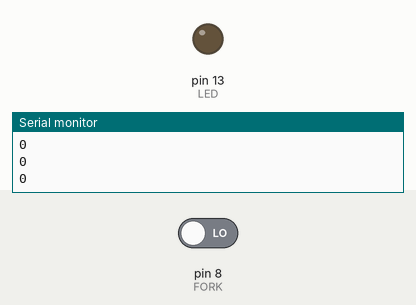
This sketch was run on a simulated Arduino Uno, built with avr-gcc and run on an emulated ATmega328P. Parts: output pins drawn as LEDs (lit = HIGH), the last lines printed to the serial monitor. The inputs (shaded band) are chosen by the test bench; at power-on: pin 8 (FORK) LOW.

Above: at 1.2 s.
1.3 s: pin 8 (FORK) driven HIGH
At 2.0 s:
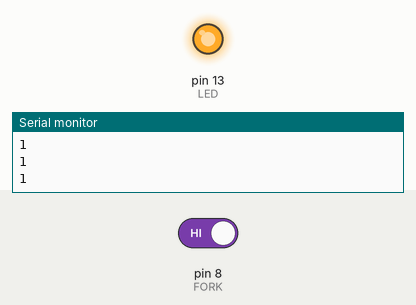
2.8 s: pin 8 (FORK) driven LOW
At 3.3 s:
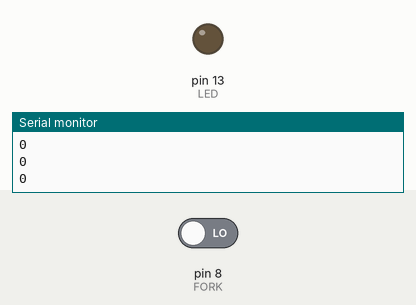
Timing chart, 0 to 5.8 s (numbered marks = the images above; inputs shaded):
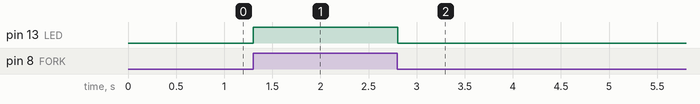

The sketch:

fork_2.ino
```cpp
/*
 * This sketch is a test meant to work with 1
 * IR fork switch GP1A58HRJ00F.
 */

const int FORK = 8;
const int  LED = 13;

void setup()
{
  Serial.begin(9600);

  // turn off this annoying LED
  pinMode(13, OUTPUT);
  digitalWrite(13, LOW);
  pinMode(FORK, INPUT);
}

void loop()
{
  int value = digitalRead(FORK);
  digitalWrite(LED, value);
  Serial.print(value);Serial.println();
  delay(10);
}
```

Measured:
- after the input at 1.3 s, pin 13 (LED): LOW → HIGH at once
- after the input at 2.8 s, pin 13 (LED): HIGH → LOW at once
